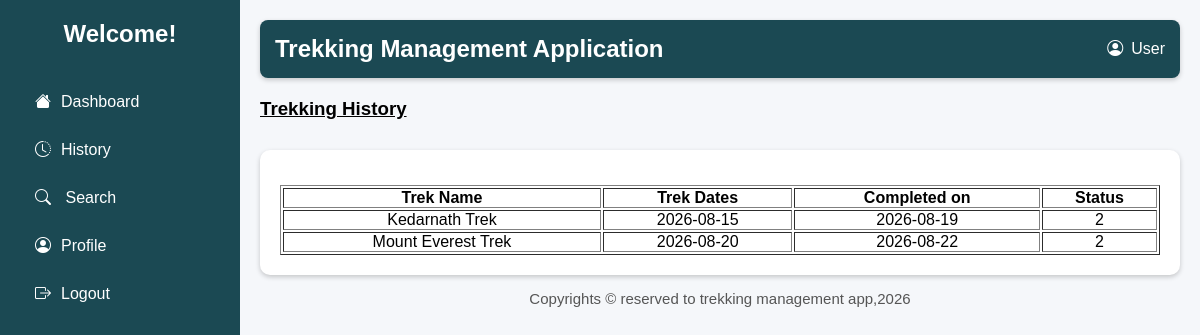
The page /trekking_history on the database its author committed.
### models.py (models this page shows)
class TrekDetails(db.Model):
    __tablename__='trek_details'
    trek_id=db.Column(db.Integer,primary_key=True,autoincrement=True)
    staff_id=db.Column(db.Integer,db.ForeignKey('trek_staff.staff_id'))
    trek_name=db.Column(db.String(100),nullable=False)
    location=db.Column(db.String(50),nullable=False)
    difficulty=db.Column(db.Integer,nullable=False) #0:'Easy',1:'Moderate',2:'Hard'
    duration_days=db.Column(db.Integer,nullable=False)
    available_slots=db.Column(db.Integer,nullable=False)
    start_date=db.Column(db.Date,nullable=False)
    end_date=db.Column(db.Date,nullable=False)
    status=db.Column(db.Integer,nullable=False) #0:Pending,1:Approved,2:Open,3:Closed,4:Completed
    description=db.Column(db.String)

### app.py (the view)
@app.route("/trekking_history")
def trek_history():
    treks=TrekDetails.query.all()
    return render_template("user_trekking_history.html",treks=treks)

### templates/user_trekking_history.html (shortened to what this page needs)
<!DOCTYPE html>
<html lang="en">
<head>
    <link rel="stylesheet" href="../static/main.css">
    <link rel="stylesheet" href="https://cdn.jsdelivr.net/npm/bootstrap-icons@1.11.3/font/bootstrap-icons.min.css">
</head>
<body>
    <div class="container">
        <div class="sidebar">
            <h2>Welcome!</h2>
            <ul>
                <li><a href="{{url_for('user_dash')}}"><i class="bi bi-house-fill"></i>Dashboard</a></li>
                <li><a href="{{url_for('trek_history')}}"><i class="bi bi-clock-history"></i>History</a></li>
                <li><a href="{{url_for('search_trek')}}"><i class="bi bi-search"></i> Search</a></li>
                <li><a href="{{url_for('user_profile')}}"><i class="bi bi-person-circle"></i>Profile</a></li>
                <li><a href="{{url_for('signin')}}"><i class="bi bi-box-arrow-right"></i>Logout</a></li>
            </ul>
        </div>
        <div class="main">
            <header>
                <h2>Trekking Management Application</h2>
                <div class="admin">
                    <i class="bi bi-person-circle"></i>
                    <span>User</span>
                </div>
            </header>
             <h3 class="title"><u>Trekking History</u></h2>
             <div class="table-box">
                <table border="1">
                <tr>
                    <th>Trek Name</th>
                    <th>Trek Dates</th>
                    <th>Completed on</th>
                    <th>Status</th>
                </tr>
                {% for trek in treks %}
                <tr>
                    <td>{{trek.trek_name}}</td>
                    <td>{{trek.start_date}}</td>
                    <td>{{trek.end_date}}</td>
                    <td>{{trek.status}}</td>
                </tr>
                {% endfor %}
             </table>
             </div>
             <footer>
                Copyrights &copy; reserved to trekking management app,2026
            </footer>
        </div>
    </div>
</body>
</html>

### static/main.css (style rules this page uses)
html,body { height: 100%; margin: 0; background:#f4f4f4; }
* { margin:0; padding:0; box-sizing:border-box; font-family:Arial, sans-serif; }
header { background:#1B4953; color: white; padding:15px; border-radius:8px; box-shadow:0 2px 5px rgba(0,0,0,.2); justify-content: space-between; display: flex; }
.admin { display: flex; align-items: center; gap: 8px; }
footer { bottom: 0; left: 0; width: 100%; text-align:center; font-size:15px; color:#555; padding: 15px; }
.container { display:flex; }
.sidebar { width:240px; background:#1B4953; color:white; min-height:100vh; padding:20px; }
.sidebar h2 { text-align:center; margin-bottom:30px; }
.sidebar ul { list-style:none; }
.sidebar ul li { padding:15px; cursor:pointer; border-radius:5px; }
.sidebar i { margin-right:10px; }
.main { flex:1; padding:20px; }
.title { text-align:left; margin:20px 0; }
.table-box { margin-top:30px; background:white; padding:20px; border-radius:10px; box-shadow:0 2px 5px rgba(0,0,0,.2); }
.table-box table { width:100%; margin-top:15px; }
table th { text-align: center; }
table td { text-align: center; }
li a { color: white; }
a { text-decoration: none; }
body { background-color: #f5f7fa; }

### rows shown on the page
TrekDetails: trek_name "Kedarnath Trek", start_date "2026-08-15", end_date "2026-08-19", status "2"
TrekDetails: trek_name "Mount Everest Trek", start_date "2026-08-20", end_date "2026-08-22", status "2"
